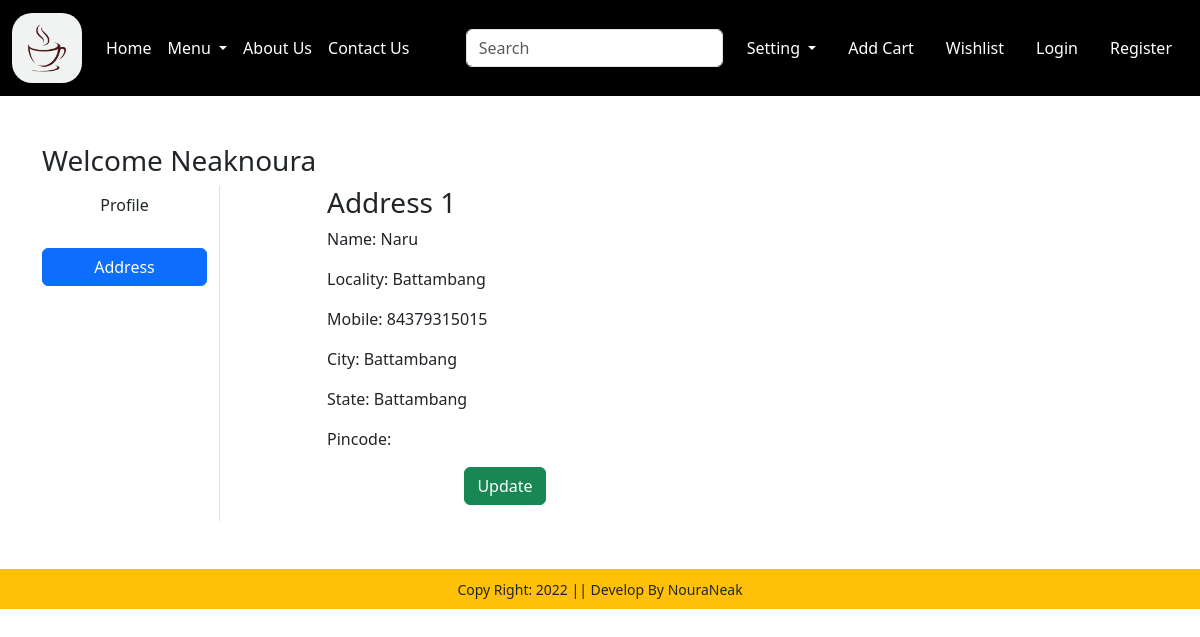
The app's page /address/ (signed in), older data.
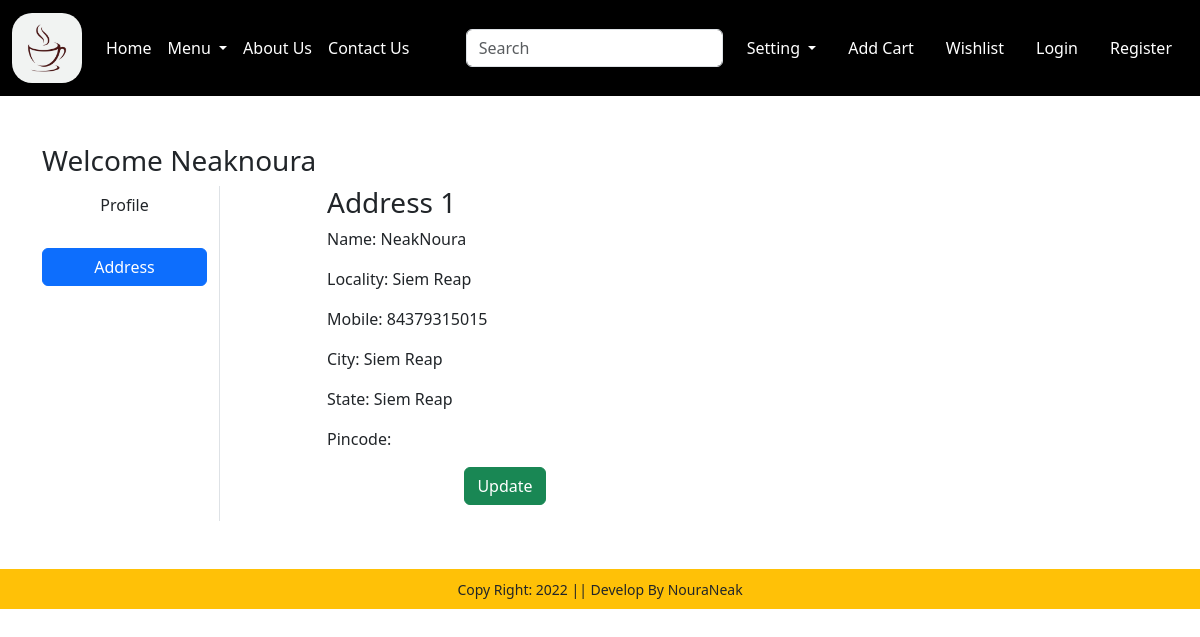
The same page, newer data.
### app/models.py (models this page shows, shortened)
class Customer(models.Model):
    user = models.OneToOneField(User, on_delete=models.CASCADE)
    name = models.CharField(max_length=200)
    locality = models.CharField(max_length=200)
    city = models.CharField(max_length=50)
    mobile = models.IntegerField(default=0)
    zipcode = models.IntegerField(null=True, blank=True)
    state = models.CharField(choices=STATE_CHOICES, max_length=100)

### app/views.py (the view)
# urls.py: path('address/',views.address,name='address'),
def address(request):
    add = Customer.objects.filter(user=request.user)
    return render(request, 'app/address.html', {'add': add})

### app/templates/app/address.html (shortened to what this page needs)
{% extends 'app/base.html' %}
{% load static %}
{% block main-content %}
<div class="container my-5">
    <div class="row">
        <h3> Welcome <span class="text-capitalize">{{ request.user }}</span></h3>
        <div class="col-sm-2 border-end">
            <ul class="list-unstyled">
                <li class="d-grid"><a href="{% url 'profile' %}" class="btn">Profile</a></li>
                <br>
                <li class="d-grid"><a href="{% url 'address' %}" class="btn btn-primary">Address</a></li>
            </ul>
        </div>
        <div class="col-sm-8 offset-sm-1">
            <div class="row">
                {% for ad in add %}
                    <div class="col-sm-6">
                        <div class="card-body">
                            <h3>Address {{ forloop.counter }}</h3>
                            <p>Name: {{ ad.name }}</p>
                            <p>Locality: {{ ad.locality }}</p>
                            <p>Mobile: {{ ad.mobile }}</p>
                            <p>City: {{ ad.city }}</p>
                            <p>State: {{ ad.state }}</p>
                            <p>Pincode: {{ ad.pincode }}</p>
                         <p class="text-center"><a href="{% url "updateAddress" pk=ad.id %}"
                            type="button" class="btn btn-success">Update</a></p>
                        </div>
                    </div>
                {% endfor %}
            </div>
        </div>
    </div>
</div>
{% endblock main-content %}

Row changes from the older to the newer data that the page shows:
changed Customer: name "Naru" → "NeakNoura"; locality "Battambang" → "Siem Reap"; city "Battambang" → "Siem Reap"; state "Battambang" → "Siem Reap"
